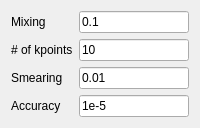
          <widget class="QWidget" name="tab_11">
           <attribute name="title">
            <string>Convergence</string>
           </attribute>
           <layout class="QGridLayout" name="gridLayout_16">
            <item row="0" column="0">
             <layout class="QGridLayout" name="gridLayout_12">
              <item row="0" column="0">
               <widget class="QLabel" name="label_32">
                <property name="text">
                 <string>Mixing</string>
                </property>
               </widget>
              </item>
              <item row="1" column="0">
               <widget class="QLabel" name="label_2">
                <property name="text">
                 <string># of kpoints</string>
                </property>
               </widget>
              </item>
              <item row="1" column="1">
               <widget class="QLineEdit" name="nk_scf">
                <property name="text">
                 <string>10</string>
                </property>
               </widget>
              </item>
              <item row="0" column="1">
               <widget class="QLineEdit" name="mix_scf">
                <property name="text">
                 <string>0.1</string>
                </property>
               </widget>
              </item>
              <item row="2" column="0">
               <widget class="QLabel" name="label_33">
                <property name="text">
                 <string>Smearing</string>
                </property>
               </widget>
              </item>
              <item row="2" column="1">
               <widget class="QLineEdit" name="smearing_scf">
                <property name="text">
                 <string>0.01</string>
                </property>
               </widget>
              </item>
              <item row="3" column="0">
               <widget class="QLabel" name="label_54">
                <property name="text">
                 <string>Accuracy</string>
                </property>
               </widget>
              </item>
              <item row="3" column="1">
               <widget class="QLineEdit" name="scf_error">
                <property name="toolTip">
                 <string>Maximum selfconsistent error for convergence</string>
                </property>
                <property name="text">
                 <string>1e-5</string>
                </property>
               </widget>
              </item>
             </layout>
            </item>
           </layout>
          </widget>
